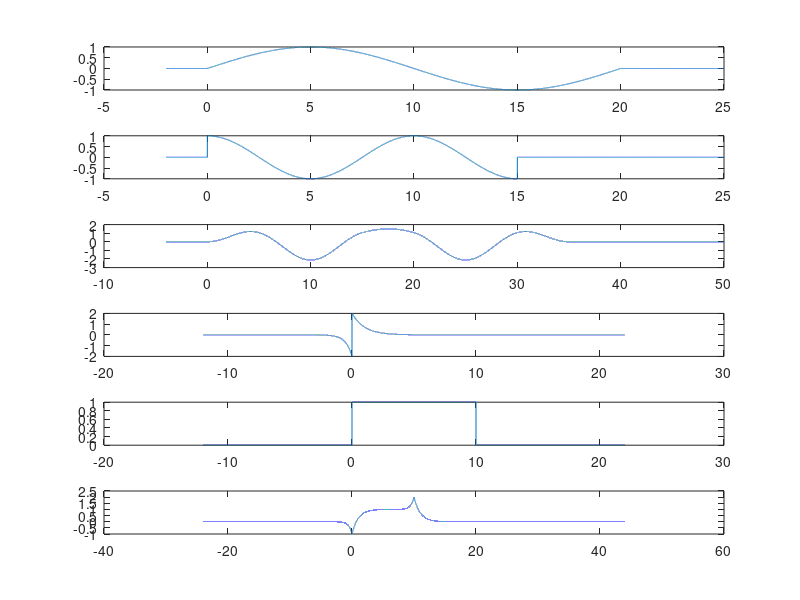

This chart was generated by the following MATLAB code:
% Fall 2018
% Name: Terry-Ann Sneed
% Lab #5

clc
clear all
close all

% Part I
dt = 0.001; 
t = -2:dt:25; 
f = sin((t* pi)/10) .* rectpuls((t - 10)/20); 
g =  cos((t* pi)/5) .* rectpuls((t - 15/2)/15); 
y = dt*conv(f, g); 
t1 = -4:dt:50;  
subplot(6,1,1), plot(t,f);
subplot(6,1,2), plot(t,g); 
subplot(6,1,3), plot(t1,y);

% Part II
dt = 0.001; 
t = -12:dt:22; 
f = - 2 * exp(2*t) .* rectpuls((t + 5)/10) + 2 * exp(-t) .* rectpuls((t - 5)/10); 
g = rectpuls((t - 5)/10); 
y = dt*conv(f, g); 
t1 = -24:dt:44;  
subplot(6,1,4), plot(t,f);
subplot(6,1,5), plot(t,g); 
subplot(6,1,6), plot(t1,y);